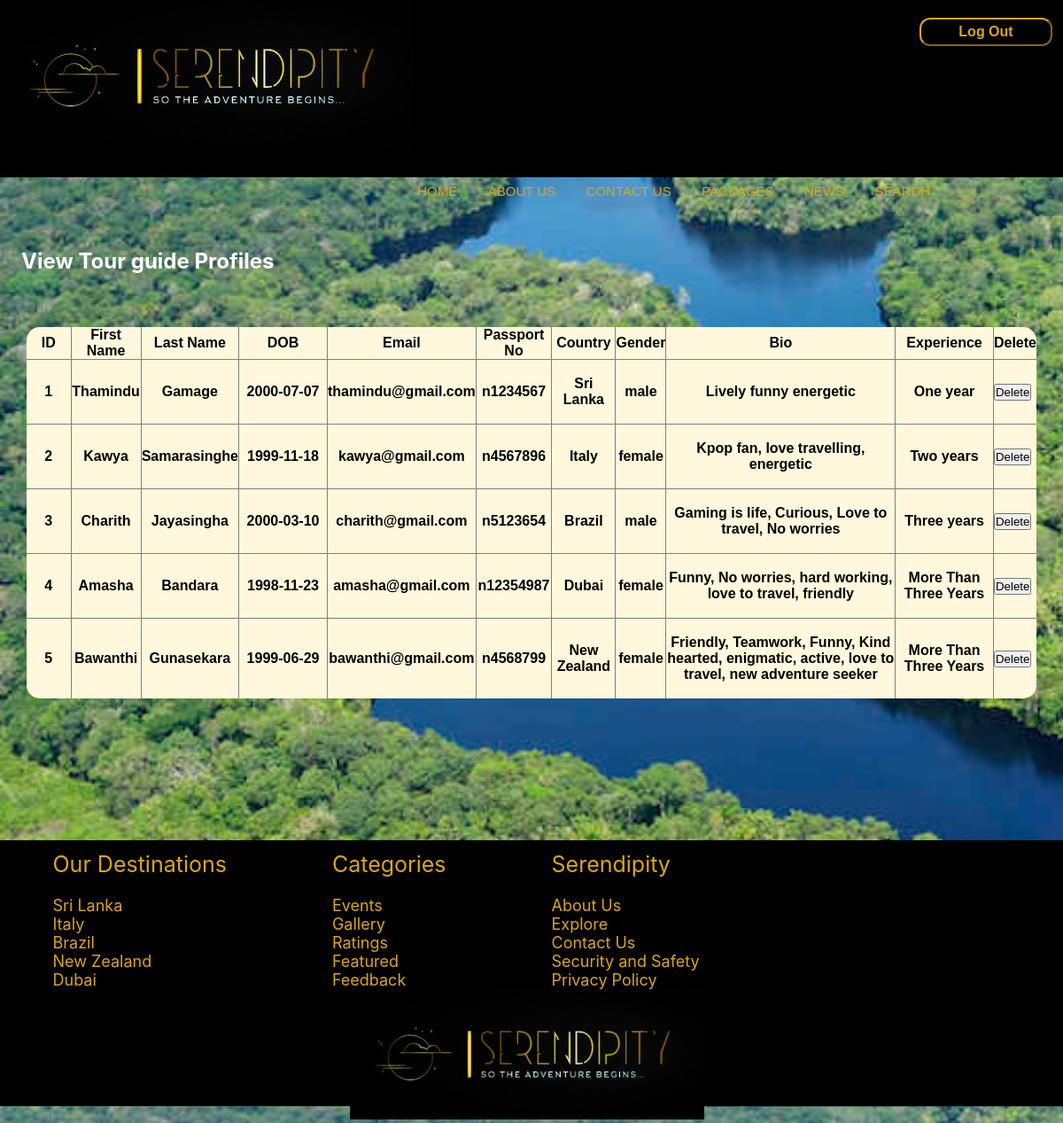
The page /Serendipity/view_tourguide.php on the database its author committed.
### tables this page shows
CREATE TABLE `regtourguide` (
  `id` int(100) NOT NULL,
  `firstName` varchar(20) NOT NULL,
  `lastName` varchar(20) NOT NULL,
  `dob` date NOT NULL,
  `email` varchar(40) NOT NULL,
  `passportno` varchar(10) NOT NULL,
  `Password` varchar(15) NOT NULL,
  `country` varchar(20) NOT NULL,
  `gender` varchar(6) NOT NULL,
  `bio` varchar(500) NOT NULL,
  `experience` varchar(50) NOT NULL
);

### Serendipity/view_tourguide.php (the view, shortened to what this page needs)
<!DOCTYPE html>
<html lang="en">
<head>
	<link rel="stylesheet" type="text/css" href="css/header.css">
    <link rel="stylesheet" type="text/css" href="css/footer.css">
</head>
    <nav>
    <div class="btn ">
        <button class="button1" name="btn1 "><a class="logout" href="../Register TourGuide/logoutTG.php" id="button1" ><b>Log Out</b></a></button>
    </div>
        <a class="log" href="../Home/home.html"><img id="logo" src="Images/logo.jpg" alt="logo"></a>
        <ul class="nav-ul">
            <li><a id="nav"  href="../Home/home.html">Home</a></li>
            <li><a id="nav" href="../Stars/AboutUs.php">About Us</a></li>
            <li><a id="nav" href="../Contact/php/send.php">Contact Us</a></li>
            <li><a id="nav" href="../Packages/Packages.html">Packages</a></li>
            <li><a id="nav" href="https://edition.cnn.com/">News</a></li>
            <li><a id="nav" href="https://www.google.com/">Search</a></li>
        </ul>
    </nav>
<body style="background-image:url(../Countries/Images/amazon_river.jpg); background-size:cover; font-family:-apple-system, BlinkMacSystemFont, 'Segoe UI', Roboto, Oxygen, Ubuntu, Cantarell, 'Open Sans', 'Helvetica Neue', sans-serif;">
<div class="header">
    <br><br><br><br>
        <h2> &emsp;<b style="color: white;">View Tour guide Profiles</b></h2>
    </div>
    <br><br>
    <center>
    <table border="5" width="95%" style=" font-family:Arial, Helvetica, sans-serif; background-color:cornsilk; border-style:hidden; border-collapse:collapse; font-weight:bold; border-radius:15px; ">
    <tr>
        <th style="width:50px; height:30px;">ID</th>
        <th>First Name</th>
        <th>Last Name</th>
        <th style="width:100px; height:30px;">DOB</th>
        <th>Email</th>
		<th>Passport No</th>
        <th>Country</th>
		<th>Gender</th>
        <th>Bio</th>
        <th>Experience</th>
        <th>Delete</th>
</tr>
<br>
        <?php
            $conn = mysqli_connect("localhost","root","","onlinetourguide");
            $sql = "SELECT id, firstName, lastName, dob, email, passportno, country, gender, bio, experience  from regtourguide";
            $result = $conn-> query($sql);
            if($result -> num_rows > 0){
                while($row = $result-> fetch_assoc()){
                    echo "
                    <tr>
                    <td><br><center>". $row["id"]. "</center><br></td>
					<td><br><center>". $row["firstName"]. "</center><br></td>
                    <td><br><center>". $row["lastName"]. "</center><br></td>
					<td><br><center>". $row["dob"]. "</center><br></td>
					<td><br><center>". $row["email"]. "</center><br></td>
                    <td><br><center>". $row["passportno"]. "</center><br></td>
					<td><br><center>". $row["country"]. "</center><br></td>
                    <td><br><center>". $row["gender"]. "</center><br></td>
                    <td><br><center>". $row["bio"]. "</center><br></td>
					<td><br><center>". $row["experience"]. "</center><br></td>
                    <td><a href ='Delete_tourguide.php?id = $row[id]'><input type ='submit' value ='Delete' name='send'></a></td>
                    </tr>";
                }
                echo "</table>";
            }
            else{
                echo "0 result";
            }
        ?>
    </center>
</body>
<br><br><br><br><br><br><br><br>
<div id="footer1">
    <p class="add"><span class="sp">Our Destinations</span><br/><br/><a class="foot" href="../Countries/Sri Lanka.html">Sri Lanka</a><br/><a class="foot" href="../Countries/Italy.html">Italy</a><br/><a class="foot" href="../Countries/Brazil.html">Brazil</a>
        <br><a class="foot" href="../Countries/New Zealand.html">New Zealand</a><br><a class="foot" href="../Countries/Dubai.html">Dubai</a><br> </p>
        <p class="add"><span class="sp">Categories</span><br/><br/><a class="foot" href="https://www.internationaltraveller.com/world/worlds-absolute-must-do-festivals/">Events</a><br/><a class="foot" href="../Gallery/galllery.html">Gallery</a><br/><a class="foot" href="../Stars/AboutUs.php">Ratings</a><br/><a class="foot" href="../Serendipity/Guideavailable.php">Featured</a><br/><a class="foot" href="../Contact/php/Previous_ex.php">Feedback</a>
        </p>
        <p class="add"><span class="sp">Serendipity</span><br/><br/><a class="foot" href="../Stars/AboutUs.php">About Us</a> <br><a class="foot" href="../Packages/Packages.html">Explore</a><br/><a class="foot" href="../Contact/php/send.php">Contact Us</a><br/><a class="foot" href="../Gallery/ppolicy.html">Security and Safety</a>
            <br/><a class="foot" href="../Gallery/ppolicy.html">Privacy Policy</a></p>
        <div class="f-logo">
           <a href="../Home/home.html"> <img id="f-logo" src="../pageselect/Images/logo.jpg" alt="f_logo"></a>
        </div>
      </div>
</html>

### Serendipity/css/header.css (style rules this page uses)
* { padding: 0; margin: 0; text-decoration: none; list-style: none; box-sizing: border-box; }
nav { background: rgb(0, 0, 0); height: 200px; width: 100%; font-family: 'Oswald', sans-serif; z-index: 1; }
.btn { color: none; text-align: right; display: block; padding-right: 4px; margin-top: 20px; position: relative; float: right; }
.button1 { background-color: black; border-color: goldenrod; color: goldenrod; width: 150px; padding: 5px 2px 5px 2px; text-align: center; text-decoration: none; display: inline-block; font-size: 16px; border-radius: 12px; cursor: pointer; margin-right: 8px; }
nav ul { color: #e50000; float: right; margin-right: 10%; margin-top: 60px; position: relative; }
nav ul li { display: inline-block; line-height: 80px; margin-right: 30px; }
nav ul li a { color: goldenrod; font-size: 15px; text-transform: uppercase; border-radius: 5px; }
@media (max-width:1474px) { nav ul { margin-right: 0px; } }
@media (max-width:1324px) { nav ul { margin-top: 0px; margin-right: 10%; } }
.logout { color:goldenrod; }

### Serendipity/css/footer.css (style rules this page uses)
#footer1 { bottom: 0; width: 100%; background-color: #000000; text-align: center; height: 300px; padding-right: 10px; padding-bottom: 65px; }
.add { display: block; float: left; left: 5%; margin-top: 1%; margin-right: 5%; color: goldenrod; font-size: 18px; margin-left: 5%; text-align: left; background-color: #000000; }
.sp { font-size: 25px; }
@media (max-width:1255px) { #f-logo { width: 400px; } }
.foot { text-decoration: none; color: goldenrod; font-family:-apple-system, BlinkMacSystemFont, 'Segoe UI', Roboto, Oxygen, Ubuntu, Cantarell, 'Open Sans', 'Helvetica Neue', sans-serif ; }

### rows shown on the page
regtourguide: id "1", firstName "Thamindu", lastName "Gamage", dob "2000-07-07", email "thamindu@gmail.com", passportno "n1234567", country "Sri Lanka", gender "male", bio "Lively funny energetic", experience "One year"
regtourguide: id "2", firstName "Kawya", lastName "Samarasinghe", dob "1999-11-18", email "kawya@gmail.com", passportno "n4567896", country "Italy", gender "female", bio "Kpop fan, love travelling, energetic", experience "Two years"
regtourguide: id "3", firstName "Charith", lastName "Jayasingha", dob "2000-03-10", email "charith@gmail.com", passportno "n5123654", country "Brazil", gender "male", bio "Gaming is life, Curious, Love to travel, No worries", experience "Three years"
regtourguide: id "4", firstName "Amasha", lastName "Bandara", dob "1998-11-23", email "amasha@gmail.com", passportno "n12354987", country "Dubai", gender "female", bio "Funny, No worries, hard working, love to travel, friendly", experience "More Than Three Years"
regtourguide: id "5", firstName "Bawanthi", lastName "Gunasekara", dob "1999-06-29", email "bawanthi@gmail.com", passportno "n4568799", country "New Zealand", gender "female", bio "Friendly, Teamwork, Funny, Kind hearted, enigmatic, active, love to travel, new adventure seeker", experience "More Than Three Years"
